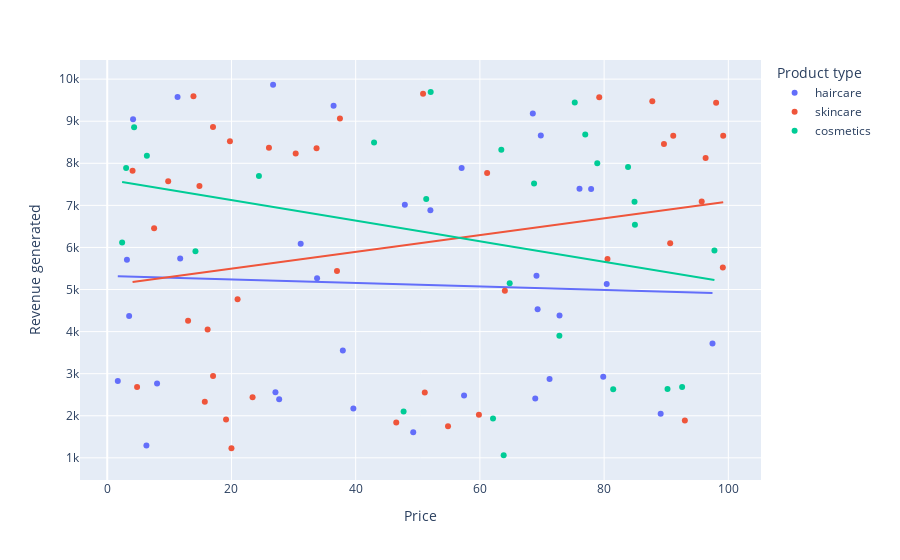

Here is the notebook cell this chart was saved with:
### Code cell
fig = px.scatter(df, x='Price', 
                 y='Revenue generated', 
                 color='Product type', 
                 trendline="ols")
fig.show()

### Figure 1 — Plotly figure (JSON) as saved in the notebook; plotly's stock layout.template omitted (floating-point values rounded to 4 significant figures)
{"data": [{"hovertemplate": "Product type=haircare     <br>Price=%{x}<br>Revenue generated=%{y}<extra></extra>", "legendgroup": "haircare     ", "marker": {"color": "#636efa", "symbol": "circle"}, "mode": "markers", "name": "haircare     ", "orientation": "v", "showlegend": true, "type": "scatter", "x": [69.81, 11.32, 1.7, 71.21, 36.44, 27.68, 4.156, 39.63, 97.45, 8.023, 11.74, 33.78, 27.08, 76.04, 26.7, 31.15, 79.86, 49.26, 52.03, 37.93, 47.91, 3.17, 69.11, 57.45, 6.307, 57.06, 72.82, 68.91, 89.1, 80.41, 69.29, 77.9, 3.526, 68.52], "xaxis": "x", "y": [8662.0, 9578.0, 2828.0, 2874.0, 9365.0, 2391.0, 9049.0, 2175.0, 3716.0, 2766.0, 5737.0, 5268.0, 2557.0, 7397.0, 9866.0, 6088.0, 2926.0, 1606.0, 6886.0, 3550.0, 7015.0, 5710.0, 5328.0, 2484.0, 1292.0, 7889.0, 4384.0, 2412.0, 2048.0, 5134.0, 4531.0, 7386.0, 4371.0, 9185.0], "yaxis": "y"}, {"hovertemplate": "<b>OLS trendline</b><br>Revenue generated = -4.1918 * Price + 5323.92<br>R<sup>2</sup>=0.002087<br><br>Product type=haircare     <br>Price=%{x}<br>Revenue generated=%{y} <b>(trend)</b><extra></extra>", "legendgroup": "haircare     ", "marker": {"color": "#636efa", "symbol": "circle"}, "mode": "lines", "name": "haircare     ", "showlegend": false, "type": "scatter", "x": [1.7, 3.17, 3.526, 4.156, 6.307, 8.023, 11.32, 11.74, 26.7, 27.08, 27.68, 31.15, 33.78, 36.44, 37.93, 39.63, 47.91, 49.26, 52.03, 57.06, 57.45, 68.52, 68.91, 69.11, 69.29, 69.81, 71.21, 72.82, 76.04, 77.9, 79.86, 80.41, 89.1, 97.45], "xaxis": "x", "y": [5317.0, 5311.0, 5309.0, 5307.0, 5297.0, 5290.0, 5276.0, 5275.0, 5212.0, 5210.0, 5208.0, 5193.0, 5182.0, 5171.0, 5165.0, 5158.0, 5123.0, 5117.0, 5106.0, 5085.0, 5083.0, 5037.0, 5035.0, 5034.0, 5033.0, 5031.0, 5025.0, 5019.0, 5005.0, 4997.0, 4989.0, 4987.0, 4950.0, 4915.0], "yaxis": "y"}, {"hovertemplate": "Product type=skincare     <br>Price=%{x}<br>Revenue generated=%{y}<extra></extra>", "legendgroup": "skincare     ", "marker": {"color": "#EF553B", "symbol": "circle"}, "mode": "markers", "name": "skincare     ", "orientation": "v", "showlegend": true, "type": "scatter", "x": [14.84, 61.16, 4.805, 4.078, 64.02, 15.71, 90.64, 16.16, 99.17, 36.99, 7.547, 51.12, 96.34, 50.85, 79.21, 37.47, 9.813, 23.4, 19.13, 80.54, 99.11, 46.53, 95.71, 98.03, 30.34, 20.99, 59.84, 17.03, 13.02, 89.63, 33.7, 26.03, 87.76, 54.87, 93.0, 91.13, 17.03, 20.0, 13.88, 19.75], "xaxis": "x", "y": [7461.0, 7767.0, 2687.0, 7823.0, 4971.0, 2331.0, 6100.0, 4053.0, 8654.0, 5442.0, 6454.0, 2553.0, 8128.0, 9655.0, 9572.0, 9062.0, 7573.0, 2438.0, 1912.0, 5725.0, 5521.0, 1840.0, 7089.0, 9436.0, 8232.0, 4767.0, 2021.0, 8864.0, 4257.0, 8459.0, 8355.0, 8368.0, 9474.0, 1752.0, 1889.0, 8652.0, 2943.0, 1230.0, 9593.0, 8526.0], "yaxis": "y"}, {"hovertemplate": "<b>OLS trendline</b><br>Revenue generated = 19.9126 * Price + 5099.65<br>R<sup>2</sup>=0.054398<br><br>Product type=skincare     <br>Price=%{x}<br>Revenue generated=%{y} <b>(trend)</b><extra></extra>", "legendgroup": "skincare     ", "marker": {"color": "#EF553B", "symbol": "circle"}, "mode": "lines", "name": "skincare     ", "showlegend": false, "type": "scatter", "x": [4.078, 4.805, 7.547, 9.813, 13.02, 13.88, 14.84, 15.71, 16.16, 17.03, 17.03, 19.13, 19.75, 20.0, 20.99, 23.4, 26.03, 30.34, 33.7, 36.99, 37.47, 46.53, 50.85, 51.12, 54.87, 59.84, 61.16, 64.02, 79.21, 80.54, 87.76, 89.63, 90.64, 91.13, 93.0, 95.71, 96.34, 98.03, 99.11, 99.17], "xaxis": "x", "y": [5181.0, 5195.0, 5250.0, 5295.0, 5359.0, 5376.0, 5395.0, 5412.0, 5421.0, 5439.0, 5439.0, 5481.0, 5493.0, 5498.0, 5518.0, 5566.0, 5618.0, 5704.0, 5771.0, 5836.0, 5846.0, 6026.0, 6112.0, 6118.0, 6192.0, 6291.0, 6318.0, 6374.0, 6677.0, 6703.0, 6847.0, 6884.0, 6904.0, 6914.0, 6951.0, 7006.0, 7018.0, 7052.0, 7073.0, 7074.0], "yaxis": "y"}, {"hovertemplate": "Product type=cosmetics    <br>Price=%{x}<br>Revenue generated=%{y}<extra></extra>", "legendgroup": "cosmetics    ", "marker": {"color": "#00cc96", "symbol": "circle"}, "mode": "markers", "name": "cosmetics    ", "orientation": "v", "showlegend": true, "type": "scatter", "x": [42.96, 68.72, 81.46, 84.89, 4.324, 92.56, 2.397, 63.45, 64.8, 84.96, 52.08, 51.36, 78.9, 14.2, 63.83, 72.8, 6.382, 90.2, 83.85, 76.96, 75.27, 97.76, 62.11, 47.71, 3.038, 24.42], "xaxis": "x", "y": [8496.0, 7517.0, 2629.0, 7087.0, 8858.0, 2686.0, 6117.0, 8319.0, 5150.0, 6541.0, 9692.0, 7152.0, 8002.0, 5911.0, 1062.0, 3900.0, 8180.0, 2633.0, 7911.0, 8685.0, 9445.0, 5925.0, 1935.0, 2100.0, 7888.0, 7698.0], "yaxis": "y"}, {"hovertemplate": "<b>OLS trendline</b><br>Revenue generated = -24.4531 * Price + 7615.01<br>R<sup>2</sup>=0.081280<br><br>Product type=cosmetics    <br>Price=%{x}<br>Revenue generated=%{y} <b>(trend)</b><extra></extra>", "legendgroup": "cosmetics    ", "marker": {"color": "#00cc96", "symbol": "circle"}, "mode": "lines", "name": "cosmetics    ", "showlegend": false, "type": "scatter", "x": [2.397, 3.038, 4.324, 6.382, 14.2, 24.42, 42.96, 47.71, 51.36, 52.08, 62.11, 63.45, 63.83, 64.8, 68.72, 72.8, 75.27, 76.96, 78.9, 81.46, 83.85, 84.89, 84.96, 90.2, 92.56, 97.76], "xaxis": "x", "y": [7556.0, 7541.0, 7509.0, 7459.0, 7268.0, 7018.0, 6565.0, 6448.0, 6359.0, 6342.0, 6096.0, 6064.0, 6054.0, 6031.0, 5935.0, 5835.0, 5774.0, 5733.0, 5686.0, 5623.0, 5565.0, 5539.0, 5538.0, 5409.0, 5352.0, 5224.0], "yaxis": "y"}], "layout": {"legend": {"title": {"text": "Product type"}, "tracegroupgap": 0}, "margin": {"t": 60}, "xaxis": {"anchor": "y", "domain": [0, 1], "title": {"text": "Price"}}, "yaxis": {"anchor": "x", "domain": [0, 1], "title": {"text": "Revenue generated"}}}}
